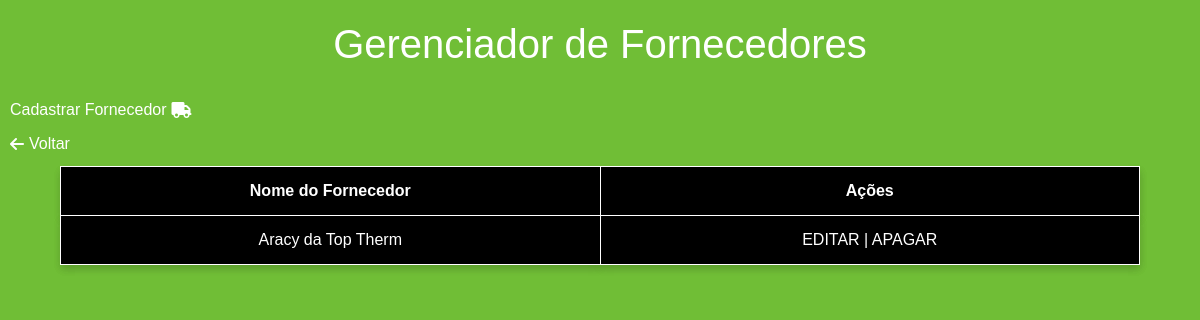
The app's page /fornecedores/ (signed in), older data.
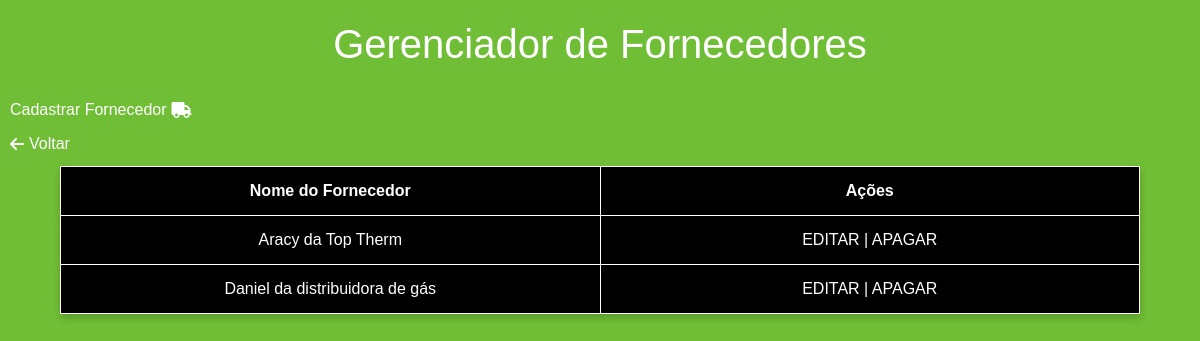
The same page, newer data.
### core/models.py (models this page shows, shortened)
class Fornecedor(models.Model):
    id = models.AutoField(primary_key=True)
    nome = models.CharField('Nome', max_length=100)
    cnpj = models.CharField('CNPJ', max_length=18)
    contato = models.CharField('Telefone', max_length=15)
    endereço = models.TextField('Endereço')

### core/views.py (the view)
# urls.py: path('fornecedores/', fornecedores, name='fornecedores'),
@login_required
def fornecedores(request):
    fornecedores = Fornecedor.objects.all()
    contexto = {
        'lista_fornecedores': fornecedores
    }
    return render(request, 'CRUD/fornecedores.html', contexto)

### core/templates/CRUD/fornecedores.html (shortened to what this page needs)
{% extends 'CRUD/lista_base.html' %}
{% load static %}
{% block fornecedores %}
        <h1>Gerenciador de Fornecedores</h1>
        <a href="{% url 'fornecedor_cadastro' %}" class="link">Cadastrar Fornecedor <i class="fa-solid fa-truck"></i></a>
        <a href="{% url 'PaginaCliente' %}" class="link"><i class="fa fa-arrow-right" style="rotate: 180deg;"></i><p>Voltar</p></a>
        <table>
            <tr>
                <th class="nome">Nome do Fornecedor</th>
                <th class="acoes">Ações</th>
            </tr>
            {% for fornecedor in lista_fornecedores %}
                <tr>
                    <td class="nome">{{ fornecedor.nome }}</td>
                    <td class="acoes">
                        <a href="{% url 'fornecedor_editar' fornecedor.id %}">EDITAR</a> |
                            <a href="{% url 'fornecedor_remover' fornecedor.id %}">APAGAR</a>
                        </td>
                    </tr>
                {% empty %}
                <p>Nenhum fornecedor cadastrado</p>
            {% endfor %}
        </table>
{% endblock %}

### core/templates/CRUD/lista_base.html (shortened to what this page needs)
{% load static %}
<!DOCTYPE html>
<html lang="pt-br">
    <head>
        <link href="https://cdn.jsdelivr.net/npm/bootstrap@5.3.3/dist/css/bootstrap.min.css" rel="stylesheet">
        <link rel="stylesheet" href="https://cdnjs.cloudflare.com/ajax/libs/font-awesome/6.0.0-beta3/css/all.min.css">
        <link rel="stylesheet" href="{% static 'CSS/CRUD_CSS/variaveis_lista.css' %}?v={% now 'U' %}">
        <link rel="stylesheet" href="{% static 'CSS/BaseCSS/barra_lateral.css' %}?v={% now 'U' %}">
        <link rel="stylesheet" href="{% static 'CSS/BaseCSS/cabecalho.css' %}?v={% now 'U' %}">
        <link rel="stylesheet" href="{% static 'CSS/BaseCSS/main.css' %}?v={% now 'U' %}">
        <link rel="stylesheet" href="{% static 'CSS/CRUD_CSS/gerenciar_lista.css' %}?v={% now 'U' %}">
    </head>
    <body>
        {% block fornecedores %}{% endblock %}
    </body>
</html>

### core/static/CSS/CRUD_CSS/variaveis_lista.css (style rules this page uses)
:root { --background_color: white; --cor_primaria: #70be36; --cor_secundaria: black; --cor_terciária: #2b6b18; --cor_quaternaria: #4caf50; --text_cor: white; --text_color2: black; --text_color3: grey; --text_color4: #70be36; --cor_selection_background: grey; --input_color: white; --input_borda: black; --input_color_submit: black; --cor_selection_text: white; --paddin_cabeçalho: 15px 20px; --color_icon: white; --card_bg: #535353; --margin_top_sobre_nos: 30px; --alinhamento_barra_e_main: 2%; }

### core/static/CSS/CRUD_CSS/gerenciar_lista.css (style rules this page uses)
body { background-color: var(--cor_primaria); font-family: Arial, sans-serif; padding: 0; margin: 0; display: flex; flex-direction: column; gap: 10px; }
h1, a, p { color: var(--text_cor); }
h1 { text-align: center; margin-top: 20px; margin-bottom: 20px; }
a { text-decoration: none; }
table { width: 90%; margin: 0 auto; }
tr, th, td { border-collapse: collapse; box-shadow: 0 4px 8px rgba(0, 0, 0, 0.1); background-color: var(--cor_secundaria); border: 1px solid var(--text_cor); color: var(--text_cor); }
tr, th { width: 50%; }
.nome { padding: 12px; text-align: center; }
.acoes { padding: 12px; text-align: center; gap: 10px; }
.link { height: auto; width: fit-content; display: flex; align-items: center; margin-left: 10px; gap: 5px; }
.link p { margin: 0; padding: 0; }

Row changes from the older to the newer data that the page shows:
added Fornecedor: nome "Daniel da distribuidora de gás"
